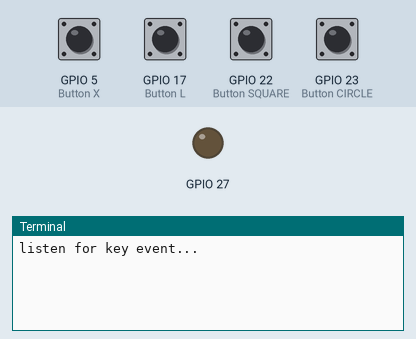
Bench run of a program on a simulated Raspberry Pi (BCM pin numbers). Shown: output pins drawn as LEDs (lit = HIGH), the last lines printed to the terminal. The test bench sets the inputs (shaded band); at power-on: GPIO 5 (Button X), GPIO 17 (Button L), GPIO 22 (Button SQUARE), GPIO 23 (Button CIRCLE) HIGH. Web requests get an empty 200 reply after 0.4 s.

Above: at 1.2 s.
1.3 s: GPIO 5 (Button X) pulled LOW for 0.15 s
At 2.2 s:
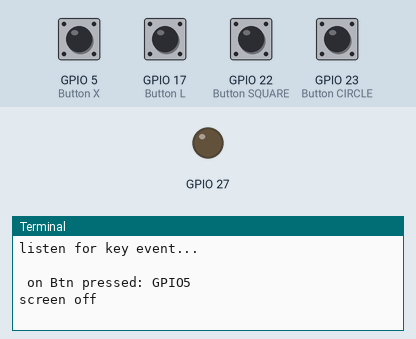
2.9 s: GPIO 17 (Button L) pulled LOW for 0.15 s
At 3.4 s:
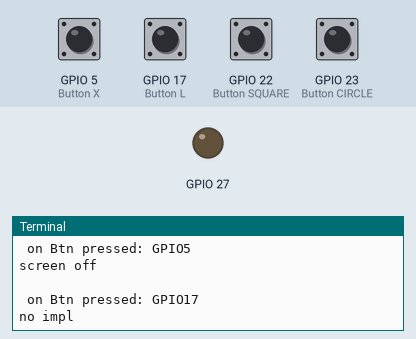
4.5 s: GPIO 22 (Button SQUARE) pulled LOW for 0.15 s
At 5.7 s:
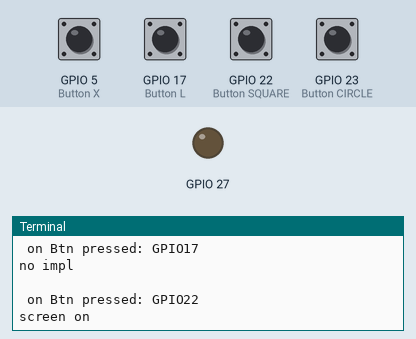
6.1 s: GPIO 23 (Button CIRCLE) pulled LOW for 0.15 s
At 7.3 s:
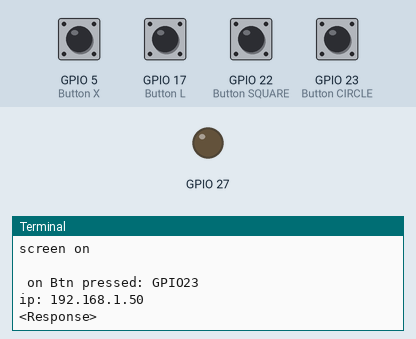
Timing chart, 0 to 9.0 s (numbered marks = the images above; inputs shaded):
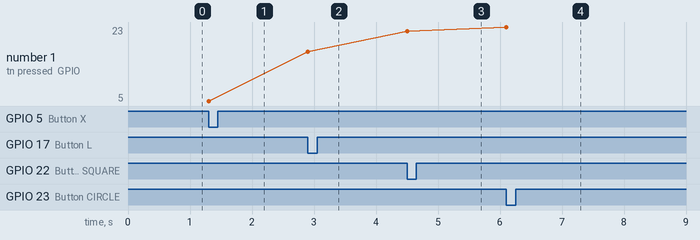

The program:

rpi-2.2TFT-supra.py
```python
#!/usr/bin/env python3

""" rpi-2.2TFT-supra.py by supra 2019.03.2
GPIO Keyboard driver for Raspberry Pi 2.2TFT for use with 5 Buttons
requires uinput kernel module (sudo modprobe uinput)
requires python-uinput (git clone https://github.com/tuomasjjrasanen/python-uinput)
requires python RPi.GPIO (from http://pypi.python.org/pypi/RPi.GPIO/)

Steps:

1.Install the python lib
$sudo apt-get update
$sudo apt-get install libudev-dev
$sudo apt-get install python-pip
$sudo pip install rpi.gpio
$sudo pip install python-uinput

2. Perform the command
$sudo modprobe uinput

3. Perform the demo python program
$sudo ./rpi-2.2TFT-supra.py

"""

import RPi.GPIO as GPIO
import socket
from enum import Enum
import gpiozero
from gpiozero.pins.pigpio import PiGPIOFactory
from gpiozero.pins.mock import MockFactory
import signal
import requests

pin_factory = None
GPIO.setmode(GPIO.BCM)

# pin_factory = MockFactory()

# pin_factory=PiGPIOFactory(host='172.24.115.124')
# pin_factory="172.24.115.124"

def get_host_ip():
    try:
        s = socket.socket(socket.AF_INET, socket.SOCK_DGRAM)
        s.connect(('8.8.8.8', 80))
        ip = s.getsockname()[0]
    finally:
        s.close()

    return ip


class Btn(Enum):
    TRIGON = gpiozero.Button(24, pin_factory=pin_factory)
    X = gpiozero.Button(5, pin_factory=pin_factory)
    CIRCLE = gpiozero.Button(23, pin_factory=pin_factory)
    SQUARE = gpiozero.Button(22, pin_factory=pin_factory)
    L = gpiozero.Button(17, pin_factory=pin_factory)
    # R = gpiozero.Button(4, pin_factory=pin_factory)


def on_btn_pressed(gbtn: gpiozero.Button):
    print("\n on Btn pressed: " + str(gbtn.pin))

    if gbtn == Btn.X.value:
        on_btn_x()
    elif gbtn == Btn.CIRCLE.value:
        on_btn_o()
    elif gbtn == Btn.SQUARE.value:
        on_btn_d()
    else:
        on_btn_no_impl()


def on_btn_no_impl():
    print("no impl")


def on_btn_o():
    ip = get_host_ip()
    print("ip: " + ip)
    params = {'host': ip}
    r = requests.get("http://rpi.supra.tw/update.php", params=params)
    print(r)

def on_btn_x():
    GPIO.setup(27, GPIO.OUT)
    print("screen off")

def on_btn_d():
    GPIO.setup(27, GPIO.IN)
    print("screen on")


for btn in Btn:
    btn.value.when_pressed = on_btn_pressed

# on_x()

print('listen for key event...')
signal.pause()
```

Measured:
- after the input at 1.3 s, the terminal: prints a new line at once (image 1)
- after the input at 2.9 s, the terminal: prints a new line at once (image 2)
- after the input at 4.5 s, the terminal: prints a new line at once (image 3)
- after the input at 6.1 s, the terminal: prints a new line at once (image 4)
- plotted number 1: 5 → 17 after the input at 2.9 s, 17 → 22 after the input at 4.5 s, 22 → 23 after the input at 6.1 s
